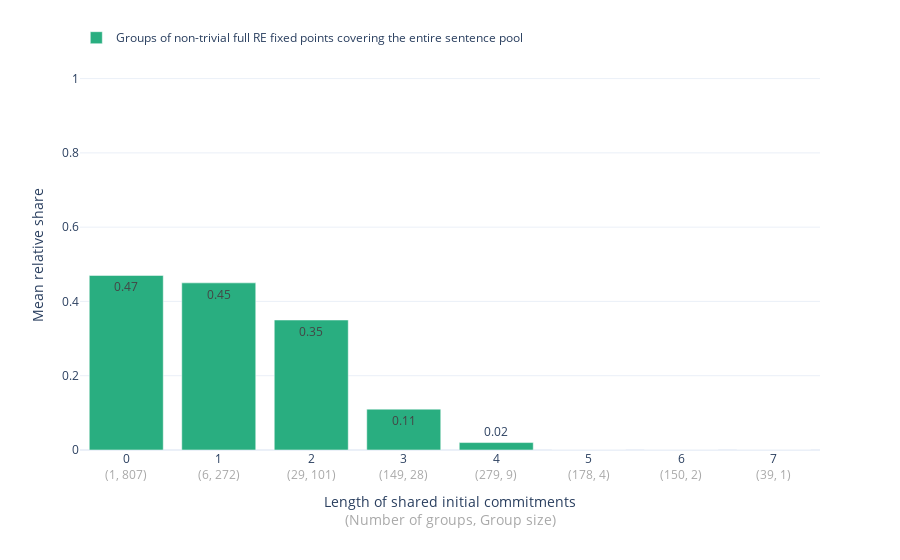
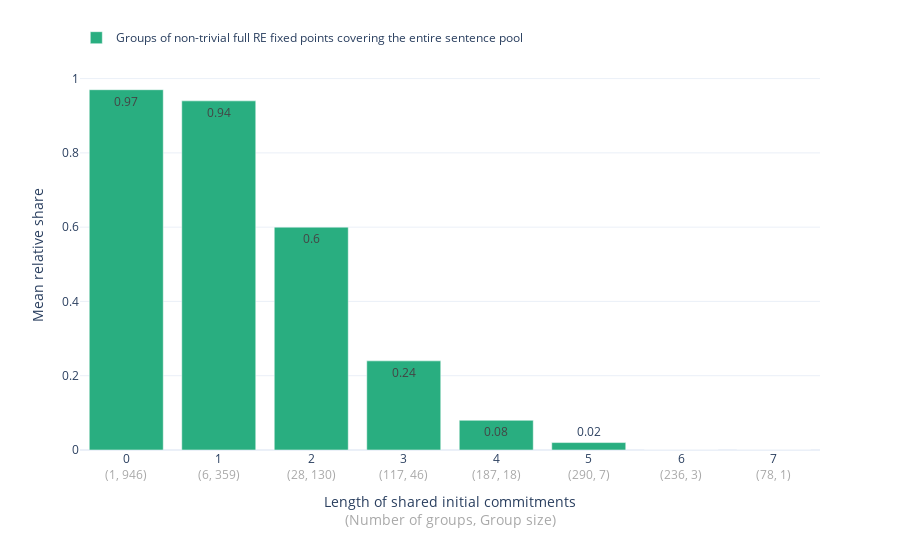
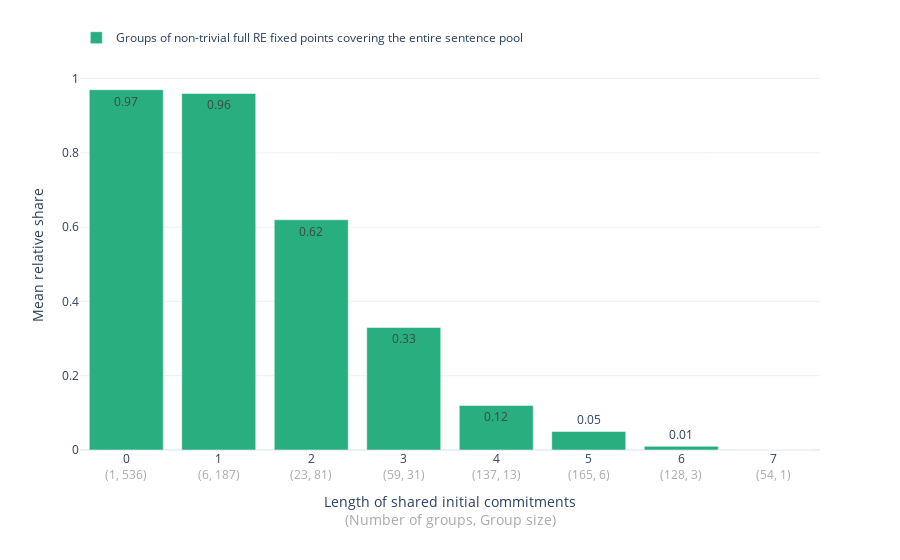
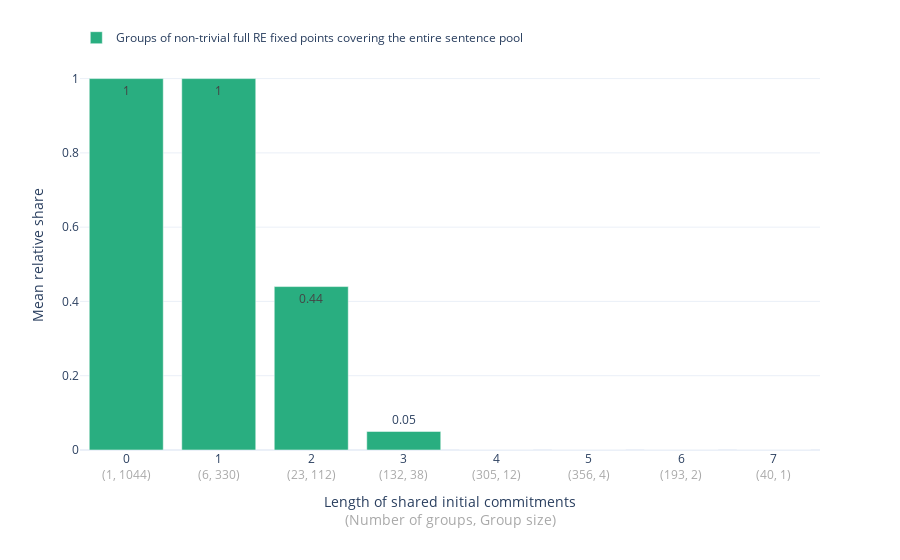

The cell these charts' notebook holds for them, in order:
### Code cell
for configuration in result_df["configuration"].unique():
    
    print(configuration)
    
    # unpack weights
    alpha_a, alpha_s, alpha_f = configuration

    # create strings for annotation and filename
    annotation_text = r"$(\alpha_{A}, \alpha_{S}, \alpha_{F}) = " + "({},\ {},\ {})$".format(alpha_a, alpha_s, alpha_f)
    file_name = "full_spec_anything_goes_{}_{}_{}.png".format(str(alpha_a)[2:], str(alpha_s)[2:], str(alpha_f)[2:])

    # restrict to configuration
    df = result_df[result_df["configuration"]==configuration]

    #df = result_df.groupby(["ds", "len_shared_init_coms"])[["init_coms_group_size","n_conflicts", "n_fp"]].median().reset_index()

    #df = df.groupby(["len_shared_init_coms"])[["n_unique_sentences"]]#.median().reset_index(level=0)

    df= df.groupby(["ds","len_shared_init_coms"])["anything_goes"].mean().reset_index().groupby("len_shared_init_coms")["anything_goes"].mean().reset_index()

    df["anything_goes"] = df["anything_goes"].astype(float).round(decimals=2)

    fig = px.bar(df, x="len_shared_init_coms", y="anything_goes", barmode="group", 
                     text_auto=True, 
                     #notched=True
                    )

    #fig.update_traces(marker_color=viridis[3], name="global optima", selector={"name":"go"})
    fig.update_traces(marker_color=viridis[2], name="Groups of non-trivial full RE fixed points covering the entire sentence pool", showlegend=True)
    #fig.update_traces(marker_color=viridis[1], name="streamlined outputs", selector={"name":"so"})

    #fig.update_layout(width=850)
    fig.update_layout(template="plotly_white",
                     legend_title="",
                     #title="Relative Share of Full RE Output Groups Covering the Entire Sentence Pool"
                     )
    fig.update_xaxes(title="Length of shared initial commitments<br><span style='color:DarkGray'>(Number of groups, Group size)<span>", showticklabels=True)
    fig.update_yaxes(title="Mean relative share", showticklabels=True, range=[0, 1.05])

    fig.update_layout(legend=dict(
        orientation="h",
        yanchor="bottom",
        y=1.02,
        xanchor="left",
        x=-0.005
    ))
    #fig.add_annotation(dict(font=dict(color="black",size=12),
    #                                showarrow=False,
    #                                x=-0.035,
    #                                y=1.05,
    #                                text=annotation_text,
    #                                textangle=0,
    #                                xref="paper",
    #                               yref="paper"))

    # branch off second df for ticktexts with group sizes
    dff = result_df[result_df["configuration"]==configuration].groupby(["ds", "len_shared_init_coms"])["shared_init_coms"].nunique().reset_index()
    dff= dff.groupby("len_shared_init_coms")["shared_init_coms"].quantile([0.50], interpolation="higher").reset_index()
    
    dff["group_size"] = result_df[result_df["configuration"]==configuration].groupby("len_shared_init_coms")[["init_coms_group_size"]].quantile([0.50], interpolation="higher").reset_index()["init_coms_group_size"]


    ticktexts = ["{}<br><span style='color:DarkGray'>({}, {})<span>".format(row[1]["len_shared_init_coms"].astype(int), 
                                         row[1]["shared_init_coms"].astype(int), 
                                         row[1]["group_size"].astype(int)) for row in dff.iterrows()]


    fig.update_layout(
        xaxis = dict(
            tickvals = list(range(0,8)),
            ticktext = ticktexts))

    fig.update_layout(margin={"b":110})

    fig.show()

    pio.write_image(fig, path.join(plot_dir, file_name), scale=2)

### Figure 1 — Plotly figure (JSON) as saved in the notebook; plotly's stock layout.template omitted (floating-point values rounded to 4 significant figures)
{"data": [{"alignmentgroup": "True", "hovertemplate": "len_shared_init_coms=%{x}<br>anything_goes=%{y}<extra></extra>", "legendgroup": "", "marker": {"color": "#29ae80", "pattern": {"shape": ""}}, "name": "Groups of non-trivial full RE fixed points covering the entire sentence pool", "offsetgroup": "", "orientation": "v", "showlegend": true, "textposition": "auto", "texttemplate": "%{y}", "type": "bar", "x": [0, 1, 2, 3, 4, 5, 6, 7], "xaxis": "x", "y": [0.47, 0.45, 0.35, 0.11, 0.02, 0, 0, 0], "yaxis": "y"}], "layout": {"barmode": "group", "legend": {"orientation": "h", "title": {"text": ""}, "tracegroupgap": 0, "x": -0.005, "xanchor": "left", "y": 1.02, "yanchor": "bottom"}, "margin": {"b": 110, "t": 60}, "xaxis": {"anchor": "y", "domain": [0, 1], "showticklabels": true, "ticktext": ["0<br><span style='color:DarkGray'>(1, 807)<span>", "1<br><span style='color:DarkGray'>(6, 272)<span>", "2<br><span style='color:DarkGray'>(29, 101)<span>", "3<br><span style='color:DarkGray'>(149, 28)<span>", "4<br><span style='color:DarkGray'>(279, 9)<span>", "5<br><span style='color:DarkGray'>(178, 4)<span>", "6<br><span style='color:DarkGray'>(150, 2)<span>", "7<br><span style='color:DarkGray'>(39, 1)<span>"], "tickvals": [0, 1, 2, 3, 4, 5, 6, 7], "title": {"text": "Length of shared initial commitments<br><span style='color:DarkGray'>(Number of groups, Group size)<span>"}}, "yaxis": {"anchor": "x", "domain": [0, 1], "range": [0, 1.05], "showticklabels": true, "title": {"text": "Mean relative share"}}}}

### Figure 2 — Plotly figure (JSON) as saved in the notebook; plotly's stock layout.template omitted (floating-point values rounded to 4 significant figures)
{"data": [{"alignmentgroup": "True", "hovertemplate": "len_shared_init_coms=%{x}<br>anything_goes=%{y}<extra></extra>", "legendgroup": "", "marker": {"color": "#29ae80", "pattern": {"shape": ""}}, "name": "Groups of non-trivial full RE fixed points covering the entire sentence pool", "offsetgroup": "", "orientation": "v", "showlegend": true, "textposition": "auto", "texttemplate": "%{y}", "type": "bar", "x": [0, 1, 2, 3, 4, 5, 6, 7], "xaxis": "x", "y": [0.97, 0.94, 0.6, 0.24, 0.08, 0.02, 0, 0], "yaxis": "y"}], "layout": {"barmode": "group", "legend": {"orientation": "h", "title": {"text": ""}, "tracegroupgap": 0, "x": -0.005, "xanchor": "left", "y": 1.02, "yanchor": "bottom"}, "margin": {"b": 110, "t": 60}, "xaxis": {"anchor": "y", "domain": [0, 1], "showticklabels": true, "ticktext": ["0<br><span style='color:DarkGray'>(1, 946)<span>", "1<br><span style='color:DarkGray'>(6, 359)<span>", "2<br><span style='color:DarkGray'>(28, 130)<span>", "3<br><span style='color:DarkGray'>(117, 46)<span>", "4<br><span style='color:DarkGray'>(187, 18)<span>", "5<br><span style='color:DarkGray'>(290, 7)<span>", "6<br><span style='color:DarkGray'>(236, 3)<span>", "7<br><span style='color:DarkGray'>(78, 1)<span>"], "tickvals": [0, 1, 2, 3, 4, 5, 6, 7], "title": {"text": "Length of shared initial commitments<br><span style='color:DarkGray'>(Number of groups, Group size)<span>"}}, "yaxis": {"anchor": "x", "domain": [0, 1], "range": [0, 1.05], "showticklabels": true, "title": {"text": "Mean relative share"}}}}

### Figure 3 — Plotly figure (JSON) as saved in the notebook; plotly's stock layout.template omitted (floating-point values rounded to 4 significant figures)
{"data": [{"alignmentgroup": "True", "hovertemplate": "len_shared_init_coms=%{x}<br>anything_goes=%{y}<extra></extra>", "legendgroup": "", "marker": {"color": "#29ae80", "pattern": {"shape": ""}}, "name": "Groups of non-trivial full RE fixed points covering the entire sentence pool", "offsetgroup": "", "orientation": "v", "showlegend": true, "textposition": "auto", "texttemplate": "%{y}", "type": "bar", "x": [0, 1, 2, 3, 4, 5, 6, 7], "xaxis": "x", "y": [0.97, 0.96, 0.62, 0.33, 0.12, 0.05, 0.01, 0], "yaxis": "y"}], "layout": {"barmode": "group", "legend": {"orientation": "h", "title": {"text": ""}, "tracegroupgap": 0, "x": -0.005, "xanchor": "left", "y": 1.02, "yanchor": "bottom"}, "margin": {"b": 110, "t": 60}, "xaxis": {"anchor": "y", "domain": [0, 1], "showticklabels": true, "ticktext": ["0<br><span style='color:DarkGray'>(1, 536)<span>", "1<br><span style='color:DarkGray'>(6, 187)<span>", "2<br><span style='color:DarkGray'>(23, 81)<span>", "3<br><span style='color:DarkGray'>(59, 31)<span>", "4<br><span style='color:DarkGray'>(137, 13)<span>", "5<br><span style='color:DarkGray'>(165, 6)<span>", "6<br><span style='color:DarkGray'>(128, 3)<span>", "7<br><span style='color:DarkGray'>(54, 1)<span>"], "tickvals": [0, 1, 2, 3, 4, 5, 6, 7], "title": {"text": "Length of shared initial commitments<br><span style='color:DarkGray'>(Number of groups, Group size)<span>"}}, "yaxis": {"anchor": "x", "domain": [0, 1], "range": [0, 1.05], "showticklabels": true, "title": {"text": "Mean relative share"}}}}

### Figure 4 — Plotly figure (JSON) as saved in the notebook; plotly's stock layout.template omitted (floating-point values rounded to 4 significant figures)
{"data": [{"alignmentgroup": "True", "hovertemplate": "len_shared_init_coms=%{x}<br>anything_goes=%{y}<extra></extra>", "legendgroup": "", "marker": {"color": "#29ae80", "pattern": {"shape": ""}}, "name": "Groups of non-trivial full RE fixed points covering the entire sentence pool", "offsetgroup": "", "orientation": "v", "showlegend": true, "textposition": "auto", "texttemplate": "%{y}", "type": "bar", "x": [0, 1, 2, 3, 4, 5, 6, 7], "xaxis": "x", "y": [1, 1, 0.44, 0.05, 0, 0, 0, 0], "yaxis": "y"}], "layout": {"barmode": "group", "legend": {"orientation": "h", "title": {"text": ""}, "tracegroupgap": 0, "x": -0.005, "xanchor": "left", "y": 1.02, "yanchor": "bottom"}, "margin": {"b": 110, "t": 60}, "xaxis": {"anchor": "y", "domain": [0, 1], "showticklabels": true, "ticktext": ["0<br><span style='color:DarkGray'>(1, 1044)<span>", "1<br><span style='color:DarkGray'>(6, 330)<span>", "2<br><span style='color:DarkGray'>(23, 112)<span>", "3<br><span style='color:DarkGray'>(132, 38)<span>", "4<br><span style='color:DarkGray'>(305, 12)<span>", "5<br><span style='color:DarkGray'>(356, 4)<span>", "6<br><span style='color:DarkGray'>(193, 2)<span>", "7<br><span style='color:DarkGray'>(40, 1)<span>"], "tickvals": [0, 1, 2, 3, 4, 5, 6, 7], "title": {"text": "Length of shared initial commitments<br><span style='color:DarkGray'>(Number of groups, Group size)<span>"}}, "yaxis": {"anchor": "x", "domain": [0, 1], "range": [0, 1.05], "showticklabels": true, "title": {"text": "Mean relative share"}}}}
